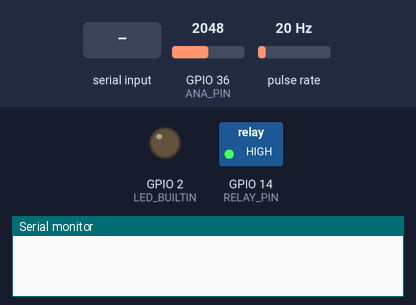
The sketch below on a simulated ESP32. Shown: switched loads named in the sketch (green lamp = pin HIGH), output pins drawn as LEDs (lit = HIGH), the last lines printed to the serial monitor. Wiring (inferred from the names in the program): pulse sensor: data GPIO 34. The test bench sets the inputs (shaded band); at power-on: GPIO 36 (ANA_PIN) = 2048, pulse rate 20 Hz.

Above: at 1.2 s.
1.3 s: "1\n" received over Serial
2.8 s: GPIO 36 (ANA_PIN) set to 2154
At 4.3 s:
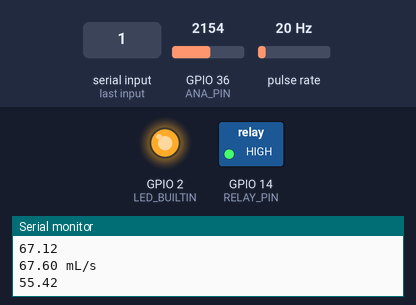
At 9.3 s:
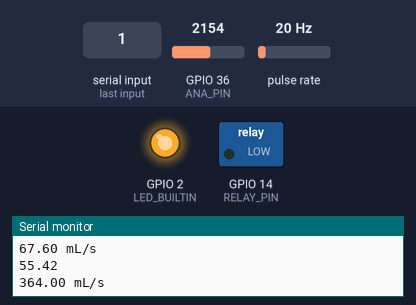
Timing chart, 0 to 10.8 s (numbered marks = the images above; inputs shaded):
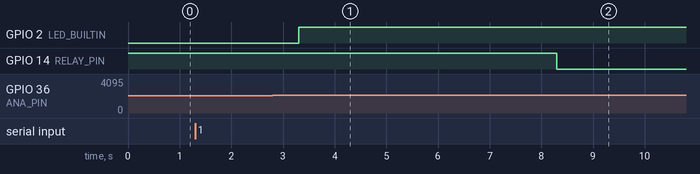

The sketch:

OfflineSolutionCode.ino
```cpp
#define LED_BUILTIN 2 //don't use pins 6-11
#define ANA_PIN     36 //soil moisture sensor pin
#define FLOW_PIN    34 //flowmeter pin
#define RELAY_PIN   14 //relay pin

// Flow meter variables
volatile int count;
float volume;
unsigned long lastTime;
// Soil moisture sensor variables
float analogInput; //sensor
double moistureValue;
double potentialDifference;
// Relay & Pump variables
unsigned long relayStartTime;
unsigned long pumpOnTime;

// the setup function runs once when you press reset or power the board
void setup()
{
  //pinMode(LED_BUILTIN, OUTPUT);
  pinMode(ANA_PIN, INPUT); // soil moisture sensor pin for data input
  pinMode(RELAY_PIN, OUTPUT); // relay pin for data output to the relay
  pinMode(LED_BUILTIN, OUTPUT);
  pinMode(FLOW_PIN, INPUT_PULLUP); // flow meter pin set to input pullup

  // Set flow meter pin to interrupt pin
  attachInterrupt(digitalPinToInterrupt(FLOW_PIN), Flow, RISING); // set flowmeter pin as interrupt pin
  //attatchInterrupt(FLOW_PIN, Flow, RISING);

  // Flow meter
  count = 0;
  volume = 0;
  lastTime = 0;
  // Soil moisture sensor
  analogInput = 0.0f;
  moistureValue = 0;
  potentialDifference = -0.73;
  //Pump & Relay
  relayStartTime = 0;
  pumpOnTime = 0;
  Serial.begin(9600);
}

// the loop function runs over and over again forever
void loop()
{
  digitalWrite(RELAY_PIN, HIGH);
  int command = 0;
  while(true){
    if(Serial.available() > 0){
      command = Serial.parseInt();

      if(command == 1){
        while(true){
          checkSoilMoisture();

          if(moistureValue <= 60){
            digitalWrite(LED_BUILTIN, HIGH);
            switchOnRelay();
          }
          else{
            digitalWrite(LED_BUILTIN, LOW);
            switchOffRelay();
          }

          checkWaterflow();
          delay(1000);

          if (Serial.available() > 0){
            command = Serial.parseInt();

            if(command == 2){
              break;
            }
          }
        }
      }
    }
  }
}

void checkSoilMoisture(){
  analogInput = float(analogRead(ANA_PIN)/4096.0) * 3.3; //convert 12 bit resolution digital value to Voltage
  moistureValue = ((analogInput-2.14) * 100)/(potentialDifference); // Linear interpolation calibration
  Serial.println(moistureValue);
}

void getVolume(){ // Get total volume of water flowed through sensor
  double calibrationFactor = 2.6; // independant variable
  volume = count * calibrationFactor; // volume calculation
  Serial.print(volume);
  Serial.print(" mL");
}

void checkWaterflow(){
  //Serial.println("Checking the waterflow now");
  volume = count * 2.6; // calibration factor
  if (millis() - lastTime > 1000){ // Convert from volume to volume/second in mililitres / Resets count after 1 second has elapsed
    count = 0;
    lastTime = millis();
  }
  Serial.print(volume);
  Serial.println(" mL/s");
}

void Flow(){ // count pulses from hall effect sensor
  count++;
}

// Function to switch on the relay and start the pump
void switchOnRelay() {
  // Check if the relay is already on
  if (digitalRead(RELAY_PIN) == HIGH) {
    // Switch on the relay
    delay(5000); //5 Second delay before pump starts
    digitalWrite(RELAY_PIN, LOW);
    // Store the current time
    relayStartTime = millis();
  }
}

// Function to switch off the relay and stop the pump
void switchOffRelay() {
  // Check if the relay is already off
  if (digitalRead(RELAY_PIN) == LOW) {
    // Switch off the relay
    digitalWrite(RELAY_PIN, HIGH);
    // Calculate the pump on time
    pumpOnTime += millis() - relayStartTime;
    Serial.println(pumpOnTime);
  }
}
```

Measured:
- the behaviour switches between 2112 and 2113 on GPIO 36 (ANA_PIN) (found by bisection; images 0 and 1)
- after the input at 2.8 s, GPIO 2 (LED_BUILTIN): LOW → HIGH after 0.50 s; GPIO 14 (RELAY_PIN): HIGH → LOW after 5.5 s
